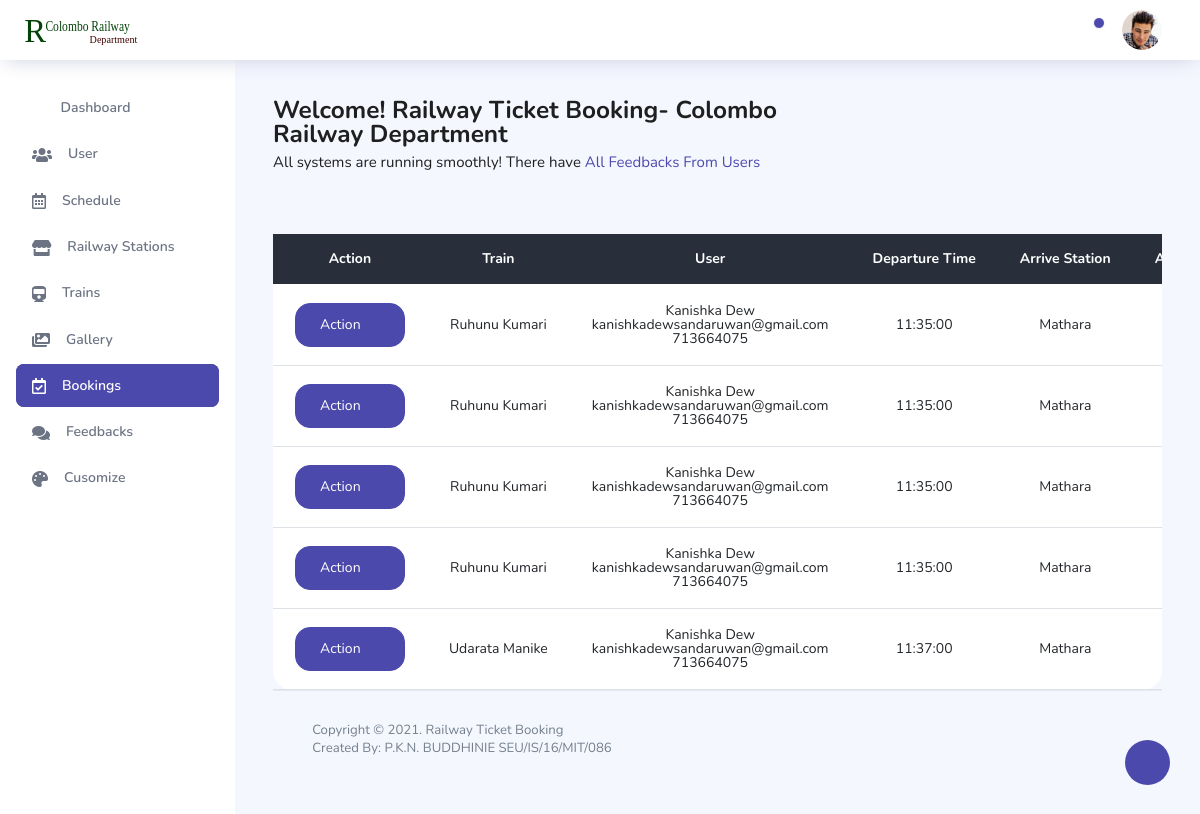
Before: /dashboard/bookings.php (signed in) with the older database file.
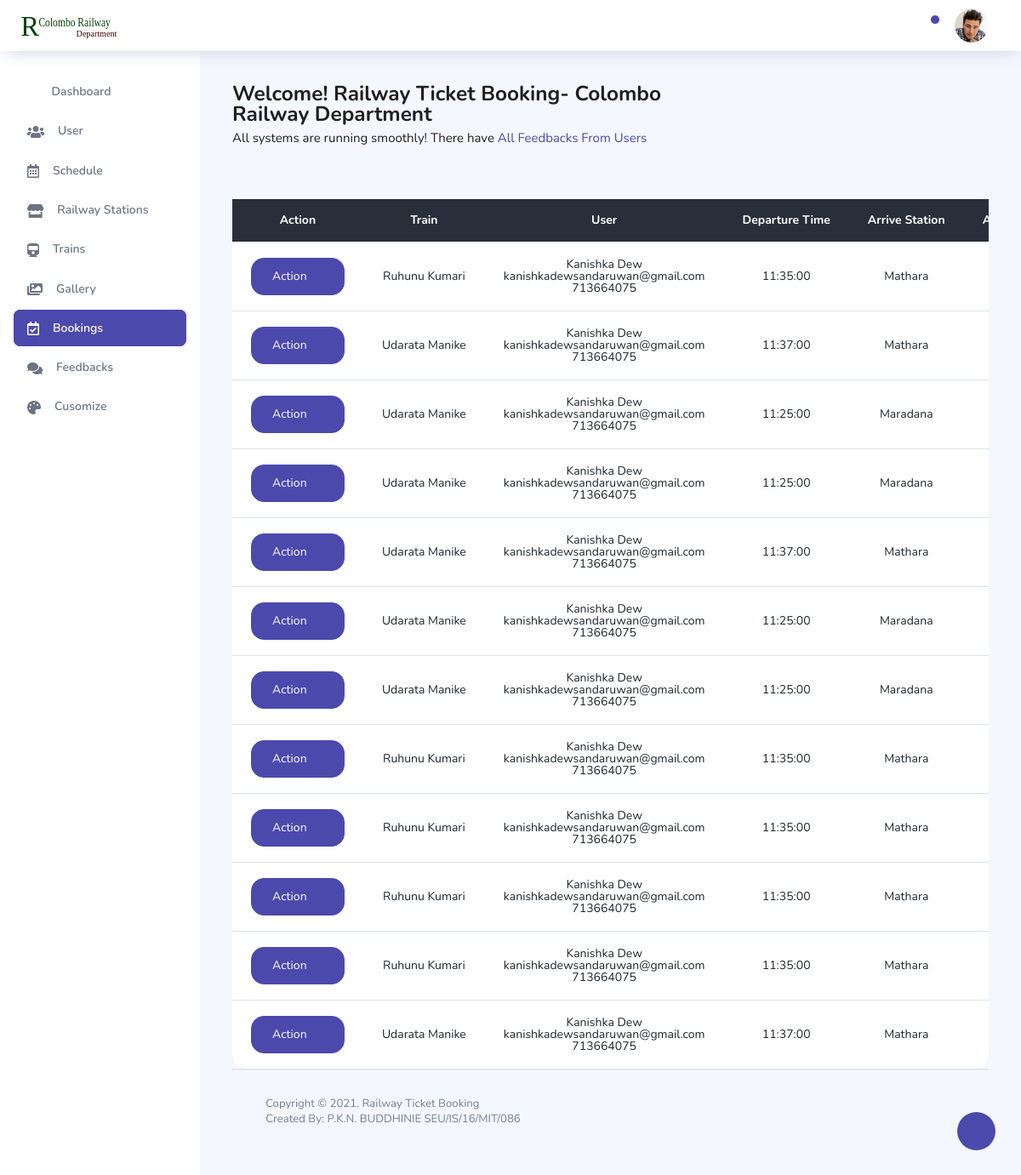
After: the same page with the newer database file.
### tables this page shows
CREATE TABLE `booking` (
  `booking_id` int(11) NOT NULL,
  `sch_id` int(255) NOT NULL,
  `booking_date` date NOT NULL,
  `traveller` int(255) NOT NULL,
  `total_amount` int(255) NOT NULL,
  `payment` varchar(255) NOT NULL,
  `status` varchar(255) NOT NULL,
  `trndate` datetime NOT NULL,
  `user_id` int(255) NOT NULL
);

CREATE TABLE `train` (
  `train_id` int(11) NOT NULL,
  `train_name` varchar(255) NOT NULL,
  `one_class_seats` int(255) NOT NULL,
  `two_class_seats` int(255) NOT NULL,
  `tree_class_seats` int(255) NOT NULL,
  `details` varchar(255) NOT NULL
);

CREATE TABLE `user` (
  `user_id` int(11) NOT NULL,
  `name` varchar(255) NOT NULL,
  `phone` int(11) NOT NULL,
  `email` varchar(255) NOT NULL,
  `address` varchar(255) NOT NULL,
  `password` varchar(255) NOT NULL,
  `nic` varchar(255) NOT NULL
);

CREATE TABLE `schedule` (
  `sch_id` int(11) NOT NULL,
  `train_id` int(255) NOT NULL,
  `depature_time` time NOT NULL,
  `to_station` int(255) NOT NULL,
  `arrive_time` time NOT NULL,
  `distance` varchar(255) NOT NULL,
  `available` varchar(255) NOT NULL,
  `trn_date` datetime NOT NULL,
  `one_class_price` int(255) NOT NULL,
  `two_class_price` int(255) NOT NULL,
  `tree_class_price` int(255) NOT NULL
);

CREATE TABLE `station` (
  `station_id` int(11) NOT NULL,
  `Station_name` varchar(255) NOT NULL
);

### dashboard/bookings.php (the view, shortened to what the changed rows need)
<?php require_once 'nav.php'; ?>
      <div class="main-panel">
        <div class="content-wrapper">
          <div class="row">
              <div class="col-md-12 mt-4">
                        <div class="card">
                            <div class="table-responsive" style="text-align: center;">
                                <table class="table v-middle" style="text-align: center;">
                                    <thead>
                                        <tr class="bg-dark">
                                            <th class="border-top-0 text-white">Action</th>
                                            <th class="border-top-0 text-white">Train</th>
                                            <th class="border-top-0 text-white">User</th>
                                            <th class="border-top-0 text-white">Departure Time </th>
                                            <th class="border-top-0 text-white">Arrive Station</th>
                                            <th class="border-top-0 text-white">Arrive Time</th>
                                        </tr>
                                    </thead>
                                    <?php
                                      $count=1;
                                        $viewquery = " SELECT * FROM booking order by trndate desc";
                                        $viewresult = mysqli_query($con,$viewquery);
                                         ?>
                                        <tbody>
                                          <?php while($row = mysqli_fetch_assoc($viewresult)) {
                                                $viewquery1 = " SELECT * FROM schedule where sch_id='".$row['sch_id']."'";
                                                $viewresult1 = mysqli_query($con,$viewquery1);
                                                $row1 = mysqli_fetch_assoc($viewresult1);
                                                $train_id = $row1['train_id'];
                                                $station_id = $row1['to_station'];
                                                $viewquery2 = " SELECT * FROM user where user_id='".$row['user_id']."'";
                                                $viewresult3 = mysqli_query($con,$viewquery2);
                                                $row2 = mysqli_fetch_assoc($viewresult3);
                                                $gettrain = "SELECT * FROM train where train_id = '$train_id' ";
                                                $viewresult1 = mysqli_query($con, $gettrain);
                                                $row3 = mysqli_fetch_assoc($viewresult1);
                                                $getstation = "SELECT * FROM station where station_id ='$station_id' ";
                                                $viewresult2 = mysqli_query($con, $getstation);
                                                $row4 = mysqli_fetch_assoc($viewresult2);
                                                ?>
                                                <tr>
                                                    <td>
                                                      <div class="dropdown">
                                                        <button class="btn btn-primary dropdown-toggle" type="button" id="dropdownMenuButton" data-toggle="dropdown" aria-haspopup="true" aria-expanded="false">
                                                          Action
                                                        </button>
                                                      </div>
                                                    </td>
                                                    <td><?php echo $row3['train_name']; ?></td>
                                                    <td><?php echo $row2['name']; ?><br><?php echo $row2['email']; ?><br><?php echo $row2['phone']; ?></td>
                                                    <td><?php echo $row1['depature_time']; ?></td>
                                                    <td><?php echo $row4['Station_name']; ?></td>
                                                    <td><?php echo $row1['arrive_time']; ?></td>
                                                </tr>
                                            <?php   $count++;   }?>
                                    </tbody>
                                </table>
                            </div>
                        </div>
                    </div>
          </div>
      </div>
    </div>
  </div>
</body>
</html>

Changed rows visible on the page:
added booking: train.train_name "Ruhunu Kumari", user.name "Kanishka Dew", user.email "kanishkadewsandaruwan@gmail.com", user.phone "713664075", sch.depature_time "11:35:00", station.Station_name "Mathara"
added booking: train.train_name "Udarata Manike", user.name "Kanishka Dew", user.email "kanishkadewsandaruwan@gmail.com", user.phone "713664075", sch.depature_time "11:37:00", station.Station_name "Mathara"
added booking: train.train_name "Udarata Manike", user.name "Kanishka Dew", user.email "kanishkadewsandaruwan@gmail.com", user.phone "713664075", sch.depature_time "11:25:00", station.Station_name "Maradana"
added booking: train.train_name "Udarata Manike", user.name "Kanishka Dew", user.email "kanishkadewsandaruwan@gmail.com", user.phone "713664075", sch.depature_time "11:25:00", station.Station_name "Maradana"
added booking: train.train_name "Udarata Manike", user.name "Kanishka Dew", user.email "kanishkadewsandaruwan@gmail.com", user.phone "713664075", sch.depature_time "11:37:00", station.Station_name "Mathara"
added booking: train.train_name "Udarata Manike", user.name "Kanishka Dew", user.email "kanishkadewsandaruwan@gmail.com", user.phone "713664075", sch.depature_time "11:25:00", station.Station_name "Maradana"
added booking: train.train_name "Udarata Manike", user.name "Kanishka Dew", user.email "kanishkadewsandaruwan@gmail.com", user.phone "713664075", sch.depature_time "11:25:00", station.Station_name "Maradana"
